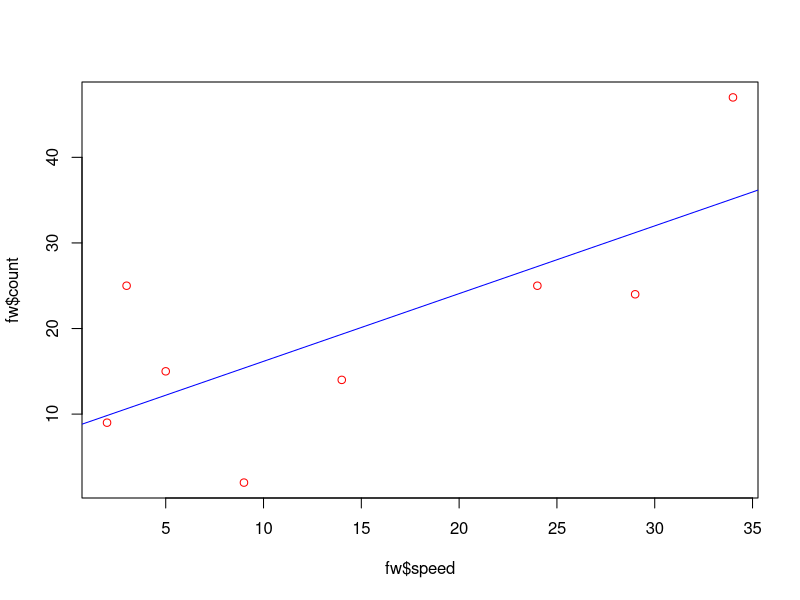
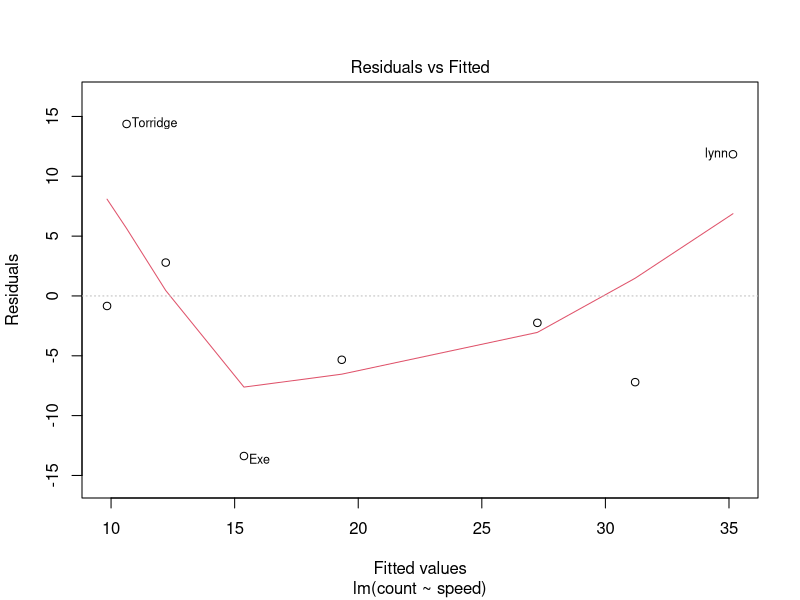

Generate these figures, in order, with R:

count<-c(9,25,15,2,14,25,24,47)
speed<-c(2,3,5,9,14,24,29,34)
fw<-data.frame(count,speed)
fw
cor(count, speed)
names<-c("Taw", "Torridge", "Ouse", "Exe","Lyn", "Brook", "Ditch","lynn")
rownames(fw)=names
fw
fw.lm=lm(count ~ speed, data=fw)
summary(fw.lm)
names(fw.lm)
fw.lm$coefficients

newypred<-fitted(fw.lm)
newypred
confint(fw.lm)
confint(fw.lm,parm=c('(Intercept)','speed'))
fitted(fw.lm)        
residuals(fw.lm)
plot(fw$speed,fw$count,col="red")
coef(fw.lm)
abline(coef(fw.lm),lty=1,col="blue")
plot(fw.lm,which=1)
